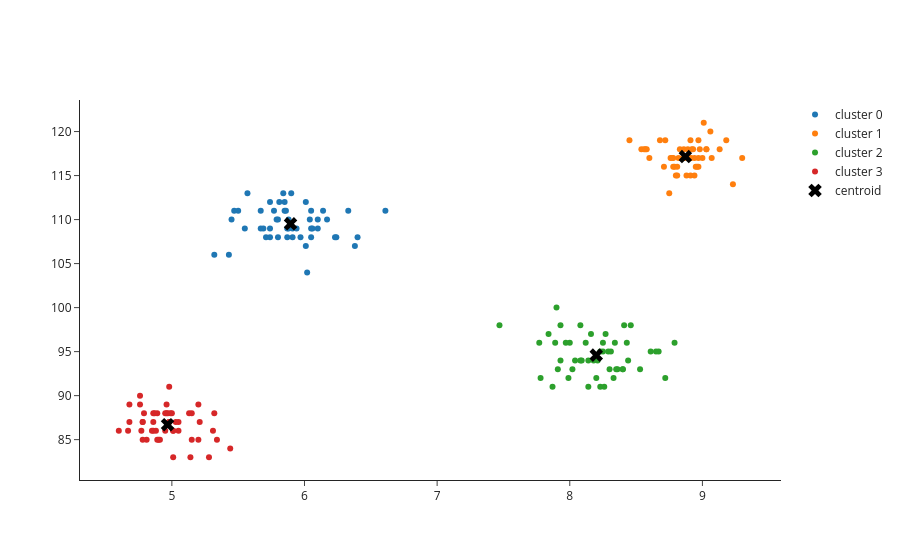

Notebook code cell kept with this figure:
### Markdown cell above
## The fix: restart several times and keep the lowest WCSS

### Code cell
best, best_labels = None, None
for s in range(10):
    m = KMeans(n_clusters=4, random_state=s)
    lab = m.fit_predict(students)
    if best is None or m.inertia_ < best.inertia_:
        best, labels = m, lab
print("best of 10 starts: WCSS", round(best.inertia_, 1), "sizes", np.bincount(labels))
plot(students, labels, best)
